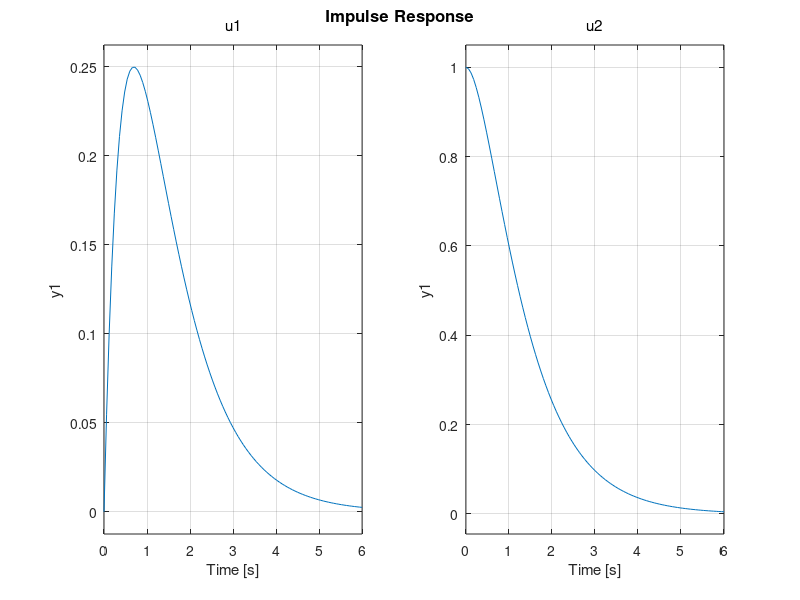

Write the MATLAB code that produced this figure. (Note: this script raises an error after producing the figure.)
A = [0 1;-2 -3];
b= [0 1;1 0];
B = [0 1;1 0];
C = [1 0];
D = [0 0];
sys = ss(A, B, C, D)

step(sys)
step(10*sys)
impulse(sys)
eig(A)

syms s;

G = C*inv(s*eye(2) - 2) * B + D

[n, d] = ss2tf(A, B, C, D, 2)